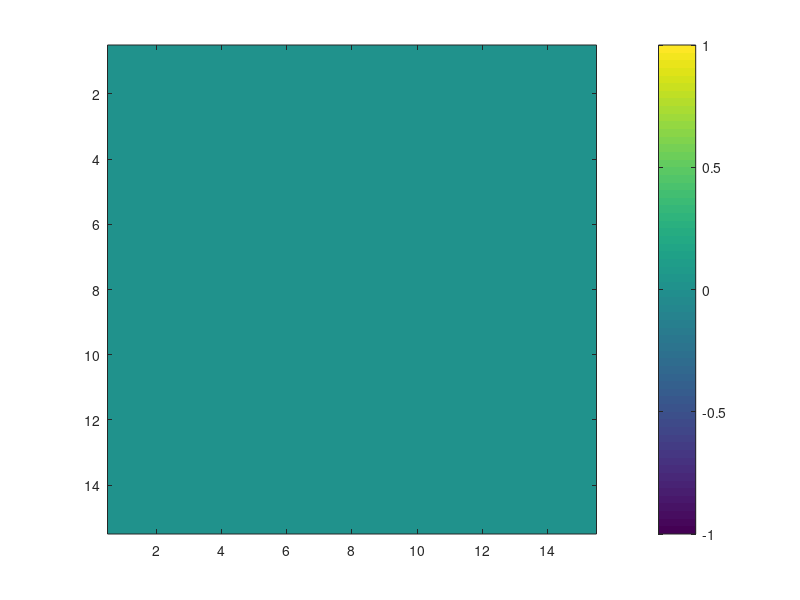

The MATLAB source for this figure: (Note: this script raises an error after producing the figure.)
%% Sample Standalone CA3 Pattern Learning Code
% Simulates a learning and test phase for ripple activity in CA3 region
% under varying input waveform conditions
% LKW 8/16/21

clearvars
close all
% rng(5)      %For reproducibility

%1 = FR IMA; 2 = DR IMA; 3 = FR IP; 4 = DR IP; 6 = BR IMA; 7 = BR IP
rampTypeFlag        = 1;
simTypeFlag         = 2;        %1 = Linear; 2 = Linear with Adaptation
noiseFlag           = 0;        %0 = no noise; 1 = White noise; 2 = 1/f or pink noise
wtNoiseFlag         = 0;        %0 = no noise; 1 = Lognormal noise distribution using parameters Mu and Sigma
saveFlag            = 0;
saveDir = 'Your\Dir\Here\';

disp(['Ramp Type ', num2str(rampTypeFlag),'; Sim Type ', num2str(simTypeFlag), '; Noise type ', num2str(noiseFlag), '; Wt Mat Noise type ', num2str(wtNoiseFlag)]);

cueN                = 1;            %Node index for cue
N                   = 15;           %# Nodes
Ww                  = 0.035;        %Baseline Pyr-Pyr weight strength try 0.035 for adaptation
Hh                  = 0.05;         %Baseline Weight strength IN-Pyr
Wh                  = 0.05;         %Baseline Weight strength Pyr-IN
HAuto               = 0.003;        %Baseline Weight IN-IN
tha                 = 4*ones(1,N);  %Activation Threshold Pyr
thh                 = 4*ones(1,N);  %Activation Threshold IN
thc                 = 4*ones(1,N);
eta1                = 0.01;         %Pyr Decay constant
eta2                = 0.01;         %IN Decay constant
noiseAmp            = 0.1*Ww;          %Center of lognormal weight noise if included.
noiseMu             = 1;            %Mean of lognormal wt distro
noiseSigma          = 0.4;            %Variance of lognorm wt distro
dt                  = 1;
T                   = 1500/dt;         %Time steps, must be even
Iexcit1             = 0.5;          %Learn phase afferent input
Iexcit2             = 1;            %Test phase afferent input
if wtNoiseFlag == 1
    achLearn        = 0.1;          %Ach state during learn phase; 0 = high Ach; 1 = low Ach
    e3              = 0.01;         %Learning rate constant
else
    achLearn        = 0.1;
    e3              = 0.001;
end
achTest             = 1;            %Ach state during test phase
e1                  = 0.002;         %Learning Decay Pre synaptic
onsetDelay          = 50/dt;           %Wait time for first pattern element to arise
learnDur            = 80/dt;           %Duration (ms) of learn pulses
OLPerc              = 0.60;           %Overlap (ms) of learn pattern elements
learnOL             = round(OLPerc*learnDur);
testDur             = 20/dt;           %Duration (ms) of test cue pulse
rampPerc            = 0.50;         %Percentage of ramp
rampLen1            = round(learnDur*rampPerc);  %Duration ramp length learn phase
AIn1                = zeros(N,T);   %Learn phase afferent input
AIn2                = zeros(N,T);   %Test phase
AIn2(cueN,onsetDelay:onsetDelay+testDur) = Iexcit2;  %Sq Pulse cue test phase
squarea             = Iexcit1*learnDur;     %Area under the square pulse

% Ionic Currents and related parameters 
Ek  = -10;              %Reversal Potential of Potassium
mu  = 0.01;             %Ca-dependent K-current
gm  = 0.001;            %Gamma; voltage-dependent Ca-currents
om  = 0.001;            %Omega; constant for diffusion of intracellular Ca

%Build Stimulation Protocols Based on RampTypeFlag
for i = 1:N
    tmpStart                                    = onsetDelay+1+(i-1)*(learnDur)-(i-1)*(learnOL);
    tmpEnd                                      = tmpStart+learnDur;
    if rampTypeFlag == 1                        %FRC
        AIn1(i,tmpStart:tmpEnd)                 = Iexcit1;
        AIn1(i,tmpStart:tmpStart+rampLen1-1)    = linspace(0,Iexcit1,rampLen1);
    elseif rampTypeFlag == 2                    %DRC
        AIn1(i,tmpStart:tmpEnd)                 = Iexcit1;
        AIn1(i,tmpStart:tmpStart+rampLen1-1)    = linspace(0,Iexcit1,rampLen1);
        AIn1(i,tmpEnd-rampLen1+1:tmpEnd)        = linspace(Iexcit1,0,rampLen1);
    elseif rampTypeFlag == 6
        AIn1(i,tmpStart:tmpEnd)                 = Iexcit1;
        AIn1(i,tmpEnd-rampLen1+1:tmpEnd)        = linspace(Iexcit1,0,rampLen1);
    end
    if rampTypeFlag == 3                        %FRP
        maxI                                    = squarea/(rampLen1/2 + learnDur - rampLen1);  %Calculate Single Ramp Current Max for constant AUC
        AIn1(i,tmpStart:tmpEnd)                 = maxI;
        AIn1(i,tmpStart:tmpStart+rampLen1-1)    = linspace(0,maxI,rampLen1);   %Front Ramp
    elseif rampTypeFlag == 4                    %DRP
        maxI                                    = squarea/(learnDur - rampLen1); %Calculate Double Ramp Current Max for constant AUC
        AIn1(i,tmpStart:tmpEnd)                 = maxI;
        AIn1(i,tmpStart:tmpStart+rampLen1-1)    = linspace(0,maxI,rampLen1);   %Front Ramp
        AIn1(i,tmpEnd-rampLen1+1:tmpEnd)        = linspace(maxI,0,rampLen1);   %Rear ramp
    elseif rampTypeFlag == 7                    %BRP
        maxI                                    = squarea/(rampLen1/2 + learnDur - rampLen1);
        AIn1(i,tmpStart:tmpEnd)                 = maxI;
        AIn1(i,tmpEnd-rampLen1+1:tmpEnd)        = linspace(maxI,0,rampLen1);   %Rear ramp
    end
end

%% Initialize Weight Matrices
if wtNoiseFlag == 0
    W  = zeros(N,N,T);    %Init wt mat
    AH = zeros(N,N);
    H  = zeros(N,N);
    
    for i = 1:N
        H(i,i)  = Hh;   %Direct feedback IN to Pyr
        AH(i,i) = Wh;   %Direct excitation pyr to IN
    end
    
elseif wtNoiseFlag == 1
    W = lognrnd(noiseMu,noiseSigma,N,N).*noiseAmp;          %Lognormal rand wt mat
    AH = zeros(N,N)*Wh/30;    %Wt mat of a to h (feedforward activation of IN)
    H  = zeros(N,N)*Hh/20;    %Weight of h to a (feedback inhibition)
    
    ahGain = 1;
    hGain = 1;
    for i = 1:N         %Build weight mats
        H(i,i)  = Hh;   %Direct feedback IN to Pyr
        AH(i,i) = Wh;   %Direct excitation pyr to IN
        if i <= N - 1   %Forward 1
            H(i,i+1)  = Hh/hGain;   %IN  2 Pyr
            AH(i,i+1) = Wh/ahGain;   %Pyr 2 IN
        end
        if i <= N - 2   %Forward 2
            H(i,i+2)  = Hh/hGain;   %IN  2 Pyr
            AH(i,i+2) = Wh/ahGain;   %Pyr 2 IN
        end
        if i <= N - 3   %Forward 3
            %         H(i,i+3)  = Hh/4;   %IN  2 Pyr
            %         AH(i,i+3) = Wh/4;   %Pyr 2 IN
        end
        if i > 1        %Back 1
            H(i,i-1)  = Hh/hGain;   %IN  2 Pyr
            AH(i,i-1) = Wh/ahGain;   %Pyr 2 IN
        end
        if i > 2        %Back 2
            H(i,i-2)  = Hh/hGain;   %IN  2 Pyr
            AH(i,i-2) = Wh/ahGain;   %Pyr 2 IN
        end
        if i > 3        %Back 3
            %         H(i,i-3)  = Hh/1;   %IN  2 Pyr
            %         AH(i,i-3) = Wh/4;   %Pyr 2 IN
        end
    end
end

% % Log Norm Rand Wt Distribution figure for manuscript (set N = 10000)
% W_sig0_5 = lognrnd(noiseMu,0.5,10000,1).*noiseAmp;
% W_sig1 = lognrnd(noiseMu,1,10000,1).*noiseAmp;
% W_sig0_25 = lognrnd(noiseMu,0.25,10000,1).*noiseAmp;
% figure; hold on;
% [~,edges] = histcounts(log10(W_sig1));
% h1 = histogram(W_sig0_25,10.^edges);
% h1.Normalization = 'probability';
% h2 = histogram(W_sig0_5,10.^edges);
% h2.Normalization = 'probability';
% h3 = histogram(W_sig1,10.^edges);
% h3.Normalization = 'probability';
% ylabel('Probability')
% xlabel('Weight Strength')
% legend('\sigma 0.25','\sigma 0.5','\sigma 1')
% set(gca, 'xscale','log','fontname','times','FontSize',20)

% Pre-learn wt figure for manuscript
figure; aac = gca; %set(gcf, 'Units', 'Normalized', 'OuterPosition', [0.2, 0.2, 0.3, 0.5]); hold on;
imagesc(flipud(W(:,:,1))); axis square; wcb = colorbar; %wcb.Label.String = "Weight Strength";
% xlabel("Post-Synaptic CA3"); ylabel("Pre-Synaptic CA3")
aac.YTick = 1:7:15; yticklabels(linspace(15,1,3));
aac.XTick = 1:7:15; xticklabels(linspace(1,15,3));
title("Learn Phase Start Network State")
set(gca,'fontname','times','FontSize',24)

%Initialize activity vectors for learn/test phases
aLearn = zeros(N,T);
hLearn = zeros(N,T);
cLearn = zeros(N,T);
aTest  = zeros(N,T);
hTest  = zeros(N,T);
cTest  = zeros(N,T);

aaL_e1 = zeros(N,N,T);
aaL_e2 = zeros(N,N,T);

%% Run learn block

for t=1:T
    %Neuron Activity
    for j = 1:N
        if (aLearn(j,t)   - tha(j)) > 0; aaLearn(j)   = aLearn(j,t)   - tha(j); else aaLearn(j)   = 0; end %Threshold activity under 'tha' to 0
        if (hLearn(j,t)   - thh(j)) > 0; hhLearn(j)   = hLearn(j,t)   - thh(j); else hhLearn(j)   = 0; end %Threshold activity under 'thh' to 0
        if (aLearn(j,t)   - thc(j)) > 0; ccLearn(j)   = aLearn(j,t)   - thc(j); else ccLearn(j)   = 0; end %Threshold activity under 'thc' to 0
    end
    
    if simTypeFlag == 1
        %Standard Linear without Adapatation
        daLearn = AIn1(:,t) + achLearn.*(aaLearn*W(:,:,t))' - (hhLearn*H)' - eta1.*aLearn(:,t);
        dhLearn = (aaLearn*AH)' - HAuto.*hhLearn' - eta2.*hLearn(:,t);
    elseif simTypeFlag == 2
        %Linear variant with Adaptation
        daLearn = AIn1(:,t) + achLearn.*(aaLearn*W(:,:,t))' - (hhLearn*H)' - eta1.*aLearn(:,t) + mu.*cLearn(:,t).*(Ek - aLearn(:,t));
        dhLearn = (aaLearn*AH)' - HAuto.*hhLearn' - eta2.*hLearn(:,t);
        dcLearn = gm.*ccLearn' - om.*cLearn(:,t);
    end
    
    aLearn(:,t+1) = aLearn(:,t)+daLearn*dt; %Update next time point of a
    hLearn(:,t+1) = hLearn(:,t)+dhLearn*dt; %Update next h time point
    
    if simTypeFlag == 2
        %Adaptation update
        cLearn(:,t+1) = cLearn(:,t) + dcLearn;
    end

    %Weight Update (suppressed by Ach state)
    if wtNoiseFlag == 0
        dW = e3.*(1-achLearn).*(Ww-W(:,:,t)).*(aaLearn).*(aaLearn');           %Standard Hebbian with Ceiling at Ww
%         dW = e3.*(1-achLearn).*(Ww-W(:,:,t)).*(aaLearn).*(aaLearn') - (e1*W(:,:,t).*repmat(aaLearn,[N,1])); %LearnRate * hebbian - presynaptic-gated decay
    elseif wtNoiseFlag == 1
%         dW = e3.*(1-achLearn).*(Ww-W(:,:,t)).*(aaLearn).*(aaLearn');           %Standard Hebbian with Ceiling at Ww
        dW = e3.*(1-achLearn).*(Ww-W(:,:,t)).*(aaLearn).*(aaLearn') - (e1*W(:,:,t).*repmat(aaLearn,[N,1])); %LearnRate * hebbian - presynaptic-gated decay
    end

    W(:,:,t+1) = W(:,:,t)+dW*dt;   %Update next Weight time point
end

%% Plot Learn
set(0,'DefaultLineLineWidth',2)
cPyr = autumn(N);
cIN  = jet(N);
cAIn = gray(N+2);

% % Plot learn afferent input
% figure; aaa = gca;
% imagesc(flipud(AIn1));
% % title('Afferent Input Pattern');
% acb = colorbar; 
% aaa.YTick = 1:7:15; yticklabels(linspace(15,1,3));
% set(gca,'fontname','times','FontSize',24)

% Plot learn activity
figure; set(gcf, 'Units', 'Normalized', 'OuterPosition', [0.1, 0.1, 0.5, 0.35]); hold on;
for i = 1:N
    plot(aLearn(i,:), 'Color', cPyr(i,:));
    plot(AIn1(i,:)*5, 'Color', cAIn(i,:));
end
xlabel('Time (ms)'); ylabel('Activation'); 
if rampTypeFlag == 1 && rampPerc == 0
    legend('Square','Input A Learn','location','southeast')
elseif rampTypeFlag == 1
    legend('FR, IMA','location','southeast')
elseif rampTypeFlag == 2
    legend('DR, IMA','location','southeast')
elseif rampTypeFlag == 3
    legend('FR, IP','location','southeast')
elseif rampTypeFlag == 4
    legend('DR, IP','location','southeast')
elseif rampTypeFlag == 6
    legend('BR, IMA','location','southeast')
elseif rampTypeFlag == 7
    legend('BR, IP','location','southeast')
end
% title('Learn Phase')
set(gca,'fontname','times','FontSize',24);

% Plot Post Learn Weights
figure; aaw = gca; %set(gcf, 'Units', 'Normalized', 'OuterPosition', [0.2, 0.2, 0.3, 0.5]); hold on;
imagesc(flipud(W(:,:,end))); axis square; wcb = colorbar; 
%     xlabel("Post-Synaptic CA3"); ylabel("Pre-Synaptic CA3")
%     wcb.Label.String = "Weight Strength";
aaw.YTick = 1:7:15; yticklabels(linspace(15,1,3));
aaw.XTick = 1:7:15; xticklabels(linspace(1,15,3));
title("Learn Phase Final Network State")
set(gca,'fontname','times','FontSize',24)

% Plot Post-learn - pre-learn
W_pre = W(:,:,1);
W_post = W(:,:,end);
figure; aaz = gca;
imagesc(flipud(W_post-W_pre)); axis square; wcb = colorbar;
aaz.YTick = 1:7:15; yticklabels(linspace(15,1,3));
aaz.XTick = 1:7:15; xticklabels(linspace(1,15,3));
title('Post - Pre Weights')
set(gca,'fontname','times','FontSize',24)

%% Run test block
W(:,:,1) = W(:,:,end);       %Set starting time point to learn mat for test phase

for t=1:T
    %Neuron Activity
    for j = 1:N
        if (aTest(j,t)   - tha(j)) > 0; aaTest(j)   = aTest(j,t)   - tha(j); else aaTest(j)   = 0; end %Threshold activity over 'tha' to 0
        if (hTest(j,t)   - thh(j)) > 0; hhTest(j)   = hTest(j,t)   - thh(j); else hhTest(j)   = 0; end %Threshold activity over 'thh' to 0
        if (aTest(j,t)   - thc(j)) > 0; ccTest(j)   = aTest(j,t)   - thc(j); else ccTest(j)   = 0; end %Threshold activity under 'thc' to 0
    end
    
    if simTypeFlag == 1
        %Standard Linear without Adapatation
        daTest = AIn2(:,t) + achTest.*(aaTest*W(:,:,t))' - (hhTest* H)' - eta1.*aTest(:,t); %change in a = Input A(t) + Weight*thesholded activity (a) - Weight*thesholded activity (h) - decay*activity (a)
        dhTest = (aaTest*AH)' - HAuto.*hhTest' - eta2.*hTest(:,t);          %change in h = Weight*thresholded activity (a) - decay*activity (h)
    elseif simTypeFlag == 2
        %Linear variant with Adaptation
        daTest = AIn2(:,t) + achTest.*(aaTest*W(:,:,t))' - (hhTest*H)' - eta1.*aTest(:,t) + mu.*cTest(:,t).*(Ek - aTest(:,t));
        dhTest = (aaTest*AH)' - HAuto.*hhTest' - eta2.*hTest(:,t);
        dcTest = gm.*ccTest' - om.*cTest(:,t);
    end

    aTest(:,t+1) = aTest(:,t)+daTest*dt; %Update next time point of a
    hTest(:,t+1) = hTest(:,t)+dhTest*dt; %Update next h time point
    
    if simTypeFlag == 2
        %Adaptation update
        cTest(:,t+1) = cTest(:,t) + dcTest;
    end

    %Weight Update (suppressed by Ach state)
    if wtNoiseFlag == 0
        dW = e3.*(1-achLearn).*(Ww-W(:,:,t)).*(aaLearn).*(aaLearn');           %Standard Hebbian with Ceiling at Ww
%         dW = e3.*(1-achLearn).*(Ww-W(:,:,t)).*(aaLearn).*(aaLearn') - (e1*W(:,:,t).*repmat(aaLearn,[N,1])); %LearnRate * hebbian - presynaptic-gated decay
    elseif wtNoiseFlag == 1
%         dW = e3.*(1-achLearn).*(Ww-W(:,:,t)).*(aaLearn).*(aaLearn');           %Standard Hebbian with Ceiling at Ww
        dW = e3.*(1-achLearn).*(Ww-W(:,:,t)).*(aaLearn).*(aaLearn') - (e1*W(:,:,t).*repmat(aaLearn,[N,1])); %LearnRate * hebbian - presynaptic-gated decay
    end
        
    W(:,:,t+1) = W(:,:,t)+dW*dt;   %Update next Weight time point
end

%% Calculate Peaks and Locs of threshold crossing
pksT = zeros(N,1); locsT = zeros(N,1);
actThresh = 10*ones(N,1);
for  i = 1:N
    [pksTmp,locsTmp] = findpeaks(aTest(i,:));
    if ~isempty(locsTmp); pksT(i) = pksTmp(1); locsT(i) = locsTmp(1); end
end
ttt = [];
for j = 1:numel(pksT)     %For each peak in the sim
    indtmp = find(aTest(j,:)>actThresh(j),1);
    if ~isempty(indtmp)
        ttt = [ttt,indtmp];
    end
end
    
%% Plot Test options

% % Test Phase Afferent input figure for manuscript
% figure; aaa = gca;
% imagesc(flipud(AIn2));
% xlabel('Time (ms)'); ylabel('Node #'); title('Afferent Input Pattern');
% aaa.YTick = 1:7:15; yticklabels(linspace(15,1,3));
% acb = colorbar; acb.Label.String = "Afferent Strength";
% set(gca,'fontname','times','FontSize',20)
% breakxaxis([250 1250],0.03);

aat = figure; set(gcf, 'Units', 'Normalized', 'OuterPosition', [0.1, 0.1, 0.5, 0.35]);
% subplot(2,1,1)
for i = 1:N
    plot(aTest(i,:),'Color',cPyr(i,:)); hold on;
    plot(AIn2(i,:)*5, 'Color', cAIn(i,:));
end
plot([0,T-1],[10,10],'k--','LineWidth',1)
scatter(ttt,ttt*0+10,'^','k','filled');
% xlabel('Time (ms)'); ylabel('Activation'); 
if rampTypeFlag == 1 && rampPerc == 0
    legend('Square Pyramidal','Test Cue','location','southeast')
elseif rampTypeFlag == 1
    legend('FR IMA Pyramidal','location','southeast')
elseif rampTypeFlag == 2
    legend('DR IMA Pyramidal','location','southeast')
elseif rampTypeFlag == 3
    legend('FR IP Pyramidal','location','southeast')
elseif rampTypeFlag == 4
    legend('DR IP Pyramidal','location','southeast')
elseif rampTypeFlag == 6
    legend('BR IMA Pyramidal','location','southeast')
elseif rampTypeFlag == 7
    legend('BR IP Pyramidal','location','southeast')
end
% title('Test Phase Pyrs')
xlim([0,T-1]); ylim([-30,25])
set(gca,'fontname','times','FontSize',24);

%% Saves
if saveFlag == 1
    
disp('saving vars and figs')
OLStr = ['LDur_',num2str(learnDur),'_OL_',num2str(100*OLPerc),'_RmpPct_',num2str(100*rampPerc)];

if rampTypeFlag == 1 && rampLen1 == 0
    sBase = ['Square_',OLStr];
    saveas(aat,[saveDir,sBase,'_TestActivity'],'fig')
    saveas(aat,[saveDir,sBase,'_TestActivity'],'png')
    saveas(aat,[saveDir,sBase,'_TestActivity'],'svg')
%     saveas(aaa,[saveDir,sBase,'_Input'],'fig')
%     saveas(aaa,[saveDir,sBase,'_Input'],'png')
%     saveas(aaa,[saveDir,sBase,'_Input'],'svg')
    saveas(aaw,[saveDir,sBase,'_FinalWeight'],'fig')
    saveas(aaw,[saveDir,sBase,'_FinalWeight'],'png')
    saveas(aaw,[saveDir,sBase,'_FinalWeight'],'svg')
elseif rampTypeFlag == 1
    sBase = ['FR_IMA_',OLStr];
    saveas(aat,[saveDir,sBase,'_TestActivity'],'fig')
    saveas(aat,[saveDir,sBase,'_TestActivity'],'png')
    saveas(aat,[saveDir,sBase,'_TestActivity'],'svg')
%     saveas(aaa,[saveDir,sBase,'_Input'],'fig')
%     saveas(aaa,[saveDir,sBase,'_Input'],'png')
%     saveas(aaa,[saveDir,sBase,'_Input'],'svg')
    saveas(aaw,[saveDir,sBase,'_FinalWeight'],'fig')
    saveas(aaw,[saveDir,sBase,'_FinalWeight'],'png')
    saveas(aaw,[saveDir,sBase,'_FinalWeight'],'svg')
elseif rampTypeFlag == 2
    sBase = ['DR_IMA_',OLStr];
    saveas(aat,[saveDir,sBase,'_TestActivity'],'fig')
    saveas(aat,[saveDir,sBase,'_TestActivity'],'png')
    saveas(aat,[saveDir,sBase,'_TestActivity'],'svg')
%     saveas(aaa,[saveDir,sBase,'_Input'],'fig')
%     saveas(aaa,[saveDir,sBase,'_Input'],'png')
%     saveas(aaa,[saveDir,sBase,'_Input'],'svg')
    saveas(aaw,[saveDir,sBase,'_FinalWeight'],'fig')
    saveas(aaw,[saveDir,sBase,'_FinalWeight'],'png')
    saveas(aaw,[saveDir,sBase,'_FinalWeight'],'svg')
elseif rampTypeFlag == 6
    sBase = ['BR_IMA_',OLStr];
    saveas(aat,[saveDir,sBase,'_TestActivity'],'fig')
    saveas(aat,[saveDir,sBase,'_TestActivity'],'png')
    saveas(aat,[saveDir,sBase,'_TestActivity'],'svg')
%     saveas(aaa,[saveDir,sBase,'_Input'],'fig')
%     saveas(aaa,[saveDir,sBase,'_Input'],'png')
%     saveas(aaa,[saveDir,sBase,'_Input'],'svg')
    saveas(aaw,[saveDir,sBase,'_FinalWeight'],'fig')
    saveas(aaw,[saveDir,sBase,'_FinalWeight'],'png')
    saveas(aaw,[saveDir,sBase,'_FinalWeight'],'svg')
elseif rampTypeFlag == 3
    sBase = ['FR_IP_',OLStr];
    saveas(aat,[saveDir,sBase,'_TestActivity'],'fig')
    saveas(aat,[saveDir,sBase,'_TestActivity'],'png')
    saveas(aat,[saveDir,sBase,'_TestActivity'],'svg')
%     saveas(aaa,[saveDir,sBase,'_Input'],'fig')
%     saveas(aaa,[saveDir,sBase,'_Input'],'png')
%     saveas(aaa,[saveDir,sBase,'_Input'],'svg')
    saveas(aaw,[saveDir,sBase,'_FinalWeight'],'fig')
    saveas(aaw,[saveDir,sBase,'_FinalWeight'],'png')
    saveas(aaw,[saveDir,sBase,'_FinalWeight'],'svg')
elseif rampTypeFlag == 4
    sBase = ['DR_IP_',OLStr];
    saveas(aat,[saveDir,sBase,'_TestActivity'],'fig')
    saveas(aat,[saveDir,sBase,'_TestActivity'],'png')
    saveas(aat,[saveDir,sBase,'_TestActivity'],'svg')
%     saveas(aaa,[saveDir,sBase,'_Input'],'fig')
%     saveas(aaa,[saveDir,sBase,'_Input'],'png')
%     saveas(aaa,[saveDir,sBase,'_Input'],'svg')
    saveas(aaw,[saveDir,sBase,'_FinalWeight'],'fig')
    saveas(aaw,[saveDir,sBase,'_FinalWeight'],'png')
    saveas(aaw,[saveDir,sBase,'_FinalWeight'],'svg')
elseif rampTypeFlag == 7
    sBase = ['BR_IP_',OLStr];
    saveas(aat,[saveDir,sBase,'_TestActivity'],'fig')
    saveas(aat,[saveDir,sBase,'_TestActivity'],'png')
    saveas(aat,[saveDir,sBase,'_TestActivity'],'svg')
%     saveas(aaa,[saveDir,sBase,'_Input'],'fig')
%     saveas(aaa,[saveDir,sBase,'_Input'],'png')
%     saveas(aaa,[saveDir,sBase,'_Input'],'svg')
    saveas(aaw,[saveDir,sBase,'_FinalWeight'],'fig')
    saveas(aaw,[saveDir,sBase,'_FinalWeight'],'png')
    saveas(aaw,[saveDir,sBase,'_FinalWeight'],'svg')
end
end
